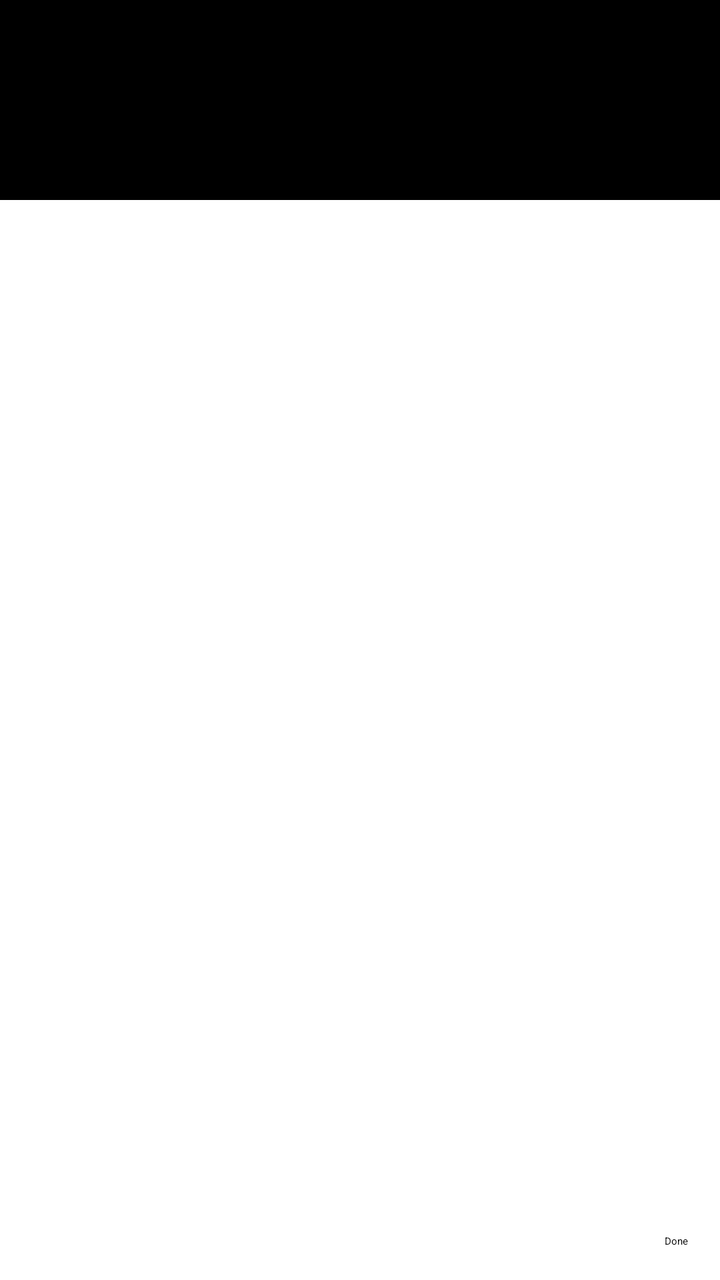
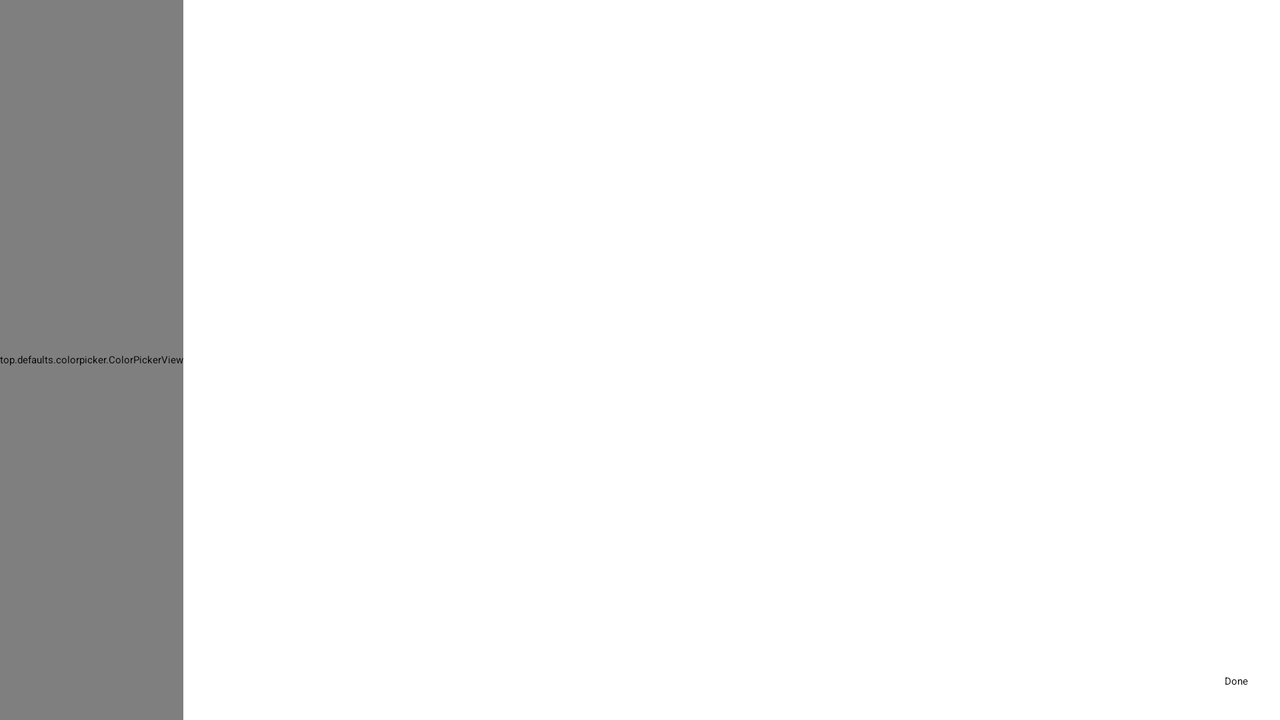

An Android layout and its configuration variant, each rendered on a device that would load it. The default file and the variant file are quoted in full after the pictures.
<!-- AndroidManifest.xml: application theme Theme.PixaPencil -->
<!-- res/layout/fragment_color_picker_picker.xml -->
<?xml version="1.0" encoding="utf-8"?>
<androidx.constraintlayout.widget.ConstraintLayout xmlns:android="http://schemas.android.com/apk/res/android"
    xmlns:app="http://schemas.android.com/apk/res-auto"
    xmlns:tools="http://schemas.android.com/tools"
    android:layout_width="match_parent"
    android:layout_height="match_parent"
    android:background="@color/white"
    tools:context=".fragments.canvas.CanvasFragment"
    android:id="@+id/fragmentColorPickerPicker_rootLayout">

    <FrameLayout
        android:id="@+id/fragmentColorPickerPicker_canvasFragmentHost"
        android:layout_width="wrap_content"
        android:layout_height="wrap_content"
        app:layout_constraintEnd_toEndOf="parent"
        app:layout_constraintStart_toStartOf="parent"
        app:layout_constraintTop_toTopOf="parent" />

    <View
        android:id="@+id/fragmentColorPickerPicker_colorPreview"
        android:layout_width="wrap_content"
        android:background="@color/black"
        android:layout_height="100dp"
        app:layout_constraintEnd_toEndOf="parent"
        app:layout_constraintStart_toStartOf="parent"
        app:layout_constraintTop_toBottomOf="@+id/fragmentColorPickerPicker_canvasFragmentHost" />


    <Button
        android:id="@+id/fragmentColorPickerPicker_doneButton"
        style="?attr/materialButtonOutlinedStyle"
        android:layout_width="wrap_content"
        android:layout_height="wrap_content"
        android:layout_marginEnd="16dp"
        android:layout_marginBottom="16dp"
        android:text="@string/fragmentNewColorPalette_done_str"
        app:layout_constraintBottom_toBottomOf="parent"
        app:layout_constraintEnd_toEndOf="parent" />
</androidx.constraintlayout.widget.ConstraintLayout>
<!-- resources referenced by this layout -->
<resources>
  <color name="black">#FF000000</color>
  <color name="white">#FFFFFFFF</color>
  <string name="fragmentNewColorPalette_done_str">Done</string>
  <style name="Theme.PixaPencil" parent="Theme.Material3.DayNight">
          <item name="colorPrimary">@color/purple_200</item>
          <item name="colorPrimaryVariant">@color/purple_700</item>
          <item name="colorOnPrimary">@color/black</item>
          <item name="colorSecondary">@color/teal_200</item>
          <item name="colorSecondaryVariant">@color/teal_200</item>
          <item name="colorOnSecondary">@color/black</item>
          <item name="android:statusBarColor">?attr/colorPrimaryVariant</item>
          <item name="actionBarTheme">@style/AppTheme.AppBarOverlay</item>
      </style>
  <color name="purple_200">#FFBB86FC</color>
  <color name="purple_700">#FF3700B3</color>
  <color name="teal_200">#FF03DAC5</color>
  <style name="AppTheme.AppBarOverlay" parent="ThemeOverlay.AppCompat.Dark.ActionBar">
          <item name="android:textColorPrimary">@android:color/holo_blue_dark</item>
          <item name="android:background">@android:color/white</item>
      </style>
</resources>
<!-- res/layout-land/fragment_color_picker_picker.xml (the author's variant of the layout above) -->
<!-- drawn on the phone turned sideways -->
<?xml version="1.0" encoding="utf-8"?>
<androidx.constraintlayout.widget.ConstraintLayout xmlns:android="http://schemas.android.com/apk/res/android"
    xmlns:app="http://schemas.android.com/apk/res-auto"
    xmlns:tools="http://schemas.android.com/tools"
    android:layout_width="match_parent"
    android:layout_height="match_parent"
    android:background="@color/white"
    tools:context=".fragments.canvas.CanvasFragment"
    android:id="@+id/fragmentColorPickerPicker_rootLayout">

    <top.defaults.colorpicker.ColorPickerView
        android:id="@+id/fragmentColorPickerPicker_colorPickerView"
        android:layout_width="wrap_content"
        android:layout_height="0dp"
        app:enableAlpha="true"
        app:layout_constraintBottom_toBottomOf="parent"
        app:layout_constraintStart_toStartOf="parent"
        app:layout_constraintTop_toTopOf="parent" />

    <View
        android:id="@+id/fragmentColorPickerPicker_colorPreview"
        android:layout_width="80dp"
        android:layout_height="match_parent"
        android:layout_marginStart="16dp"
        app:layout_constraintBottom_toBottomOf="parent"
        app:layout_constraintStart_toEndOf="@+id/fragmentColorPickerPicker_colorPickerView"
        app:layout_constraintTop_toTopOf="parent" />

    <Button
        android:id="@+id/fragmentColorPickerPicker_doneButton"
        style="?attr/materialButtonOutlinedStyle"
        android:layout_width="wrap_content"
        android:layout_height="wrap_content"
        android:layout_marginEnd="16dp"
        android:layout_marginBottom="16dp"
        android:text="@string/fragmentNewColorPalette_done_str"
        app:layout_constraintBottom_toBottomOf="parent"
        app:layout_constraintEnd_toEndOf="parent" />
</androidx.constraintlayout.widget.ConstraintLayout>
<!-- resources referenced by the variant -->
<!-- as the phone turned sideways resolves them -->
<resources>
  <color name="white">#FFFFFFFF</color>
  <string name="fragmentNewColorPalette_done_str">Done</string>
  <style name="Theme.PixaPencil" parent="Theme.Material3.DayNight">
          <item name="colorPrimary">@color/purple_200</item>
          <item name="colorPrimaryVariant">@color/purple_700</item>
          <item name="colorOnPrimary">@color/black</item>
          <item name="colorSecondary">@color/teal_200</item>
          <item name="colorSecondaryVariant">@color/teal_200</item>
          <item name="colorOnSecondary">@color/black</item>
          <item name="android:statusBarColor">?attr/colorPrimaryVariant</item>
          <item name="actionBarTheme">@style/AppTheme.AppBarOverlay</item>
      </style>
  <color name="purple_200">#FFBB86FC</color>
  <color name="purple_700">#FF3700B3</color>
  <color name="black">#FF000000</color>
  <color name="teal_200">#FF03DAC5</color>
  <style name="AppTheme.AppBarOverlay" parent="ThemeOverlay.AppCompat.Dark.ActionBar">
          <item name="android:textColorPrimary">@android:color/holo_blue_dark</item>
          <item name="android:background">@android:color/white</item>
      </style>
</resources>
